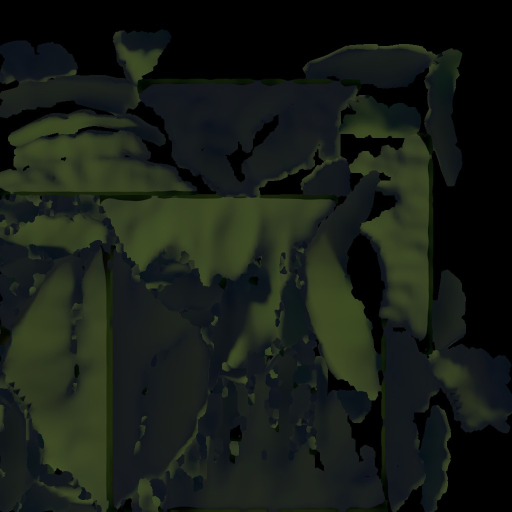
#> input picture assets/beach_bg.jpg, 1024 x 1024 px (shown at 1/2 size)
$ python make_pano.py ../assets/beach_bg.jpg ../assets/beach_far.jpg 1.0
#> lines starting #> are read from the running program, lines starting #| are printed output that depends on the picture
"""Usage: make_pano.py <still> <output_base> [horizon] [options]

Turns one wide film still into a full 360-degree backdrop. The still fills the
quarter of the view straight ahead; mirrored copies carry it round the horizon
(so every join is seamless), and the sky and ground are continued past its top
and bottom edges as soft washes of the edge colours.

horizon   how far down the still eye level sits (0 = top edge, 1 = bottom)
options   plain=right[:0.4]  that side of the still (that fraction of it) has no landmark (sun, tower);
                             the other three quarters are built from it alone,
                             so the landmark appears only once
          skymax             ignore trees poking through the top edge when
                             continuing the sky (for bright daytime skies)
"""
import sys, cv2, numpy as np
src = cv2.imread(sys.argv[1]); out = sys.argv[2]
#> further down, src is the input picture: shape (1024, 1024, 3); mean B, G, R 22, 28.7, 23.1
HORIZON = float(sys.argv[3]) if len(sys.argv) > 3 else 0.5
opts = dict(o.split('=') if '=' in o else (o, '1') for o in sys.argv[4:])
h0, w0 = src.shape[:2]
#> h0 = 1024; w0 = 1024
W, H = 8192, 4096
tile = W // 4
sh = int(round(h0 * tile / w0))
#> sh = 2048
still = cv2.resize(src, (tile, sh), interpolation=cv2.INTER_LANCZOS4 if w0 < tile else cv2.INTER_AREA)
blur = cv2.GaussianBlur(still, (0, 0), 1.2); still = cv2.addWeighted(still, 1.3, blur, -0.3, 0)
if 'plain' in opts:
    side, _, frac = opts['plain'].partition(':')
    frac = float(frac) if frac else 0.5                              # how much of the still, from that side, is plain
    o = still if side == 'right' else still[:, ::-1]                 # landmark first, plain part last
    half = cv2.resize(o[:, int(tile * (1 - frac)):], (tile // 2, sh), interpolation=cv2.INTER_CUBIC)
    plain = np.concatenate([half[:, ::-1], half], axis=1)            # starts and ends on the still's plain edge
    # Ease the last plain tile into the still's landmark-side edge: its final stretch
    # takes on the colours of the still's first column, so a glow there fades out smoothly.
    last = plain.astype(np.float32)
    m = int(tile * 0.18)
    r = np.linspace(0, 1, m); r = (r * r * (3 - 2 * r))[None, :, None]
    last[:, -m:] = last[:, -m:] * (1 - r) + o[:, :3].astype(np.float32).mean(1, keepdims=True) * r
    strip = np.concatenate([o, plain, plain, last.astype(np.uint8)], axis=1)
    if side != 'right':
        strip = np.roll(strip[:, ::-1], tile, axis=1)
else:
    strip = np.concatenate([still, still[:, ::-1], still, still[:, ::-1]], axis=1)
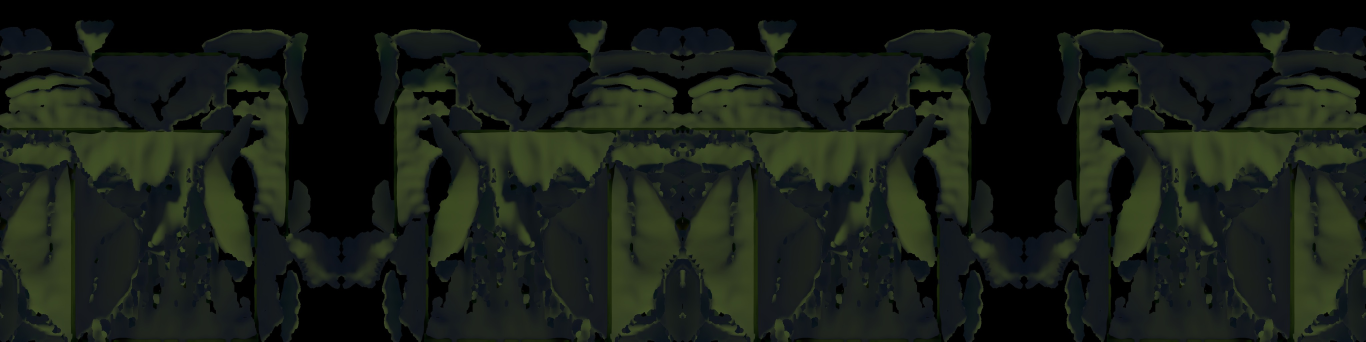
#> strip: shape (2048, 8192, 3) (shown at 1/6 size); mean B, G, R 22, 28.7, 23.2
strip = np.roll(strip, W // 2 - tile // 2, axis=1)                   # the still itself sits straight ahead
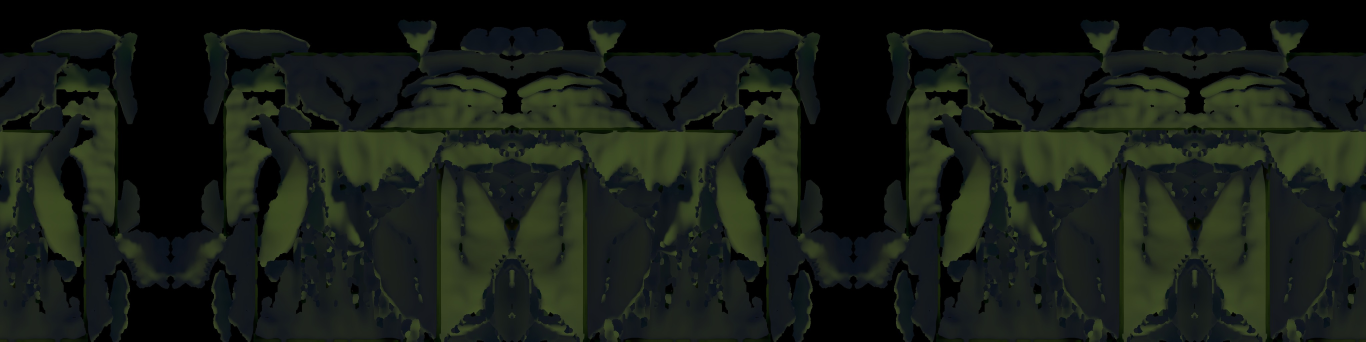
#> strip: shape (2048, 8192, 3) (shown at 1/6 size); mean B, G, R 22, 28.7, 23.2
# Let the top and bottom of the picture dissolve into haze, so the washes beyond start softly.
def haze(rows_idx, strength_of):
    for y in rows_idx:
        k = strength_of(y)
        if k <= 0: continue
        row = strip[y:y + 1].astype(np.float32)
        sig = 2 + k * 120
        pad = int(sig * 3 + 2)
        big = np.concatenate([row[:, -pad:], row, row[:, :pad]], axis=1)
        soft = cv2.GaussianBlur(big, (0, 0), sigmaX=sig, sigmaY=0.01)[:, pad:-pad]
        strip[y] = (row * (1 - k) + soft * k)[0].astype(np.uint8)
nt, nb = int(sh * float(opts.get('fadetop', 0.10))), int(sh * float(opts.get('fadebottom', 0.06)))
#> nt = 204; nb = 122
haze(range(nt), lambda y: (1 - y / max(1, nt)) ** 1.5)
haze(range(sh - nb, sh), lambda y: ((y - (sh - nb)) / max(1, nb)) ** 1.5)
top = int(H / 2 - HORIZON * sh); bot = top + sh
#> after `top = int(H / 2 - HORIZON * sh)`: top = 0
#> after `bot = top + sh`: bot = 2048
pano = np.zeros((H, W, 3), np.float32)
pano[max(0, top):min(H, bot)] = strip[max(0, -top):sh - max(0, bot - H)]

def wrap_blur(row, sigma):
    pad = int(min(row.shape[1], sigma * 3 + 2))
    big = np.concatenate([row[:, -pad:], row, row[:, :pad]], axis=1)
    return cv2.GaussianBlur(big, (0, 0), sigmaX=sigma, sigmaY=0.01)[:, pad:-pad]

def extend(edge, n, bright=False):
    """Continue past an edge: each row is the edge colours, blurred wider the further out, easing to their mean."""
#> called with edge = array of shape (1, 8192, 3), n = 2048, bright = False
    S = 8
    row = cv2.resize(edge.astype(np.float32), (W // S, 1), interpolation=cv2.INTER_AREA)
#> row = 1024 rows, first 8: [15.5, 34.5, 25.5], [15.67, 34.5, 25.5], [15.62, 34.35, 25.35], [15.73, 34.33, 25.35], [15.54, 34.21, 25.35], [16, 33.98, 25.04], [16.06, 34, 25], [16.25, 34, 25]
    if bright:
        row = cv2.dilate(row, np.ones((1, 61), np.uint8))
    mean = row.reshape(-1, 3).mean(0)
#> mean = [13.41, 21.72, 15.58]
    ns = max(1, int(np.ceil(n / S)))
    rows = np.empty((ns, W // S, 3), np.float32)
    for i in range(ns):
        t = i / max(1, ns - 1)
        r = wrap_blur(row, 3 + (t ** 0.8) * 160)
        rows[i] = r[0] * (1 - t ** 1.4) + mean * (t ** 1.4)
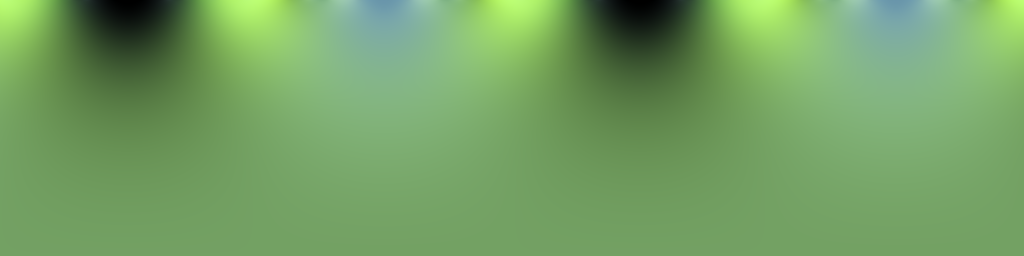
#> rows: shape (256, 1024, 3) float32; mean of channels 0, 1, 2 13.4, 21.7, 15.6; drawn with min black and max white
    return cv2.resize(rows, (W, ns * S), interpolation=cv2.INTER_CUBIC)[:n]

if top > 0:
    pano[:top] = extend(strip[:6].mean(0, keepdims=True), top, 'skymax' in opts)[::-1]
if bot < H:
    pano[bot:] = extend(strip[-6:].mean(0, keepdims=True), H - bot)
for y in (top, bot):
    if 0 < y < H:
        a, b = max(0, y - 40), min(H, y + 40)
        seg = cv2.GaussianBlur(pano[a:b], (0, 0), 6)
        wgt = (1 - np.abs(np.linspace(-1, 1, b - a)))[:, None, None] ** 1.5
        pano[a:b] = pano[a:b] * (1 - wgt) + seg * wgt
pano = np.clip(pano, 0, 255).astype(np.uint8)
cv2.imwrite(out + '_8k.jpg', pano, [cv2.IMWRITE_JPEG_QUALITY, 92])
cv2.imwrite(out + '_4k.jpg', cv2.resize(pano, (4096, 2048), interpolation=cv2.INTER_AREA), [cv2.IMWRITE_JPEG_QUALITY, 92])
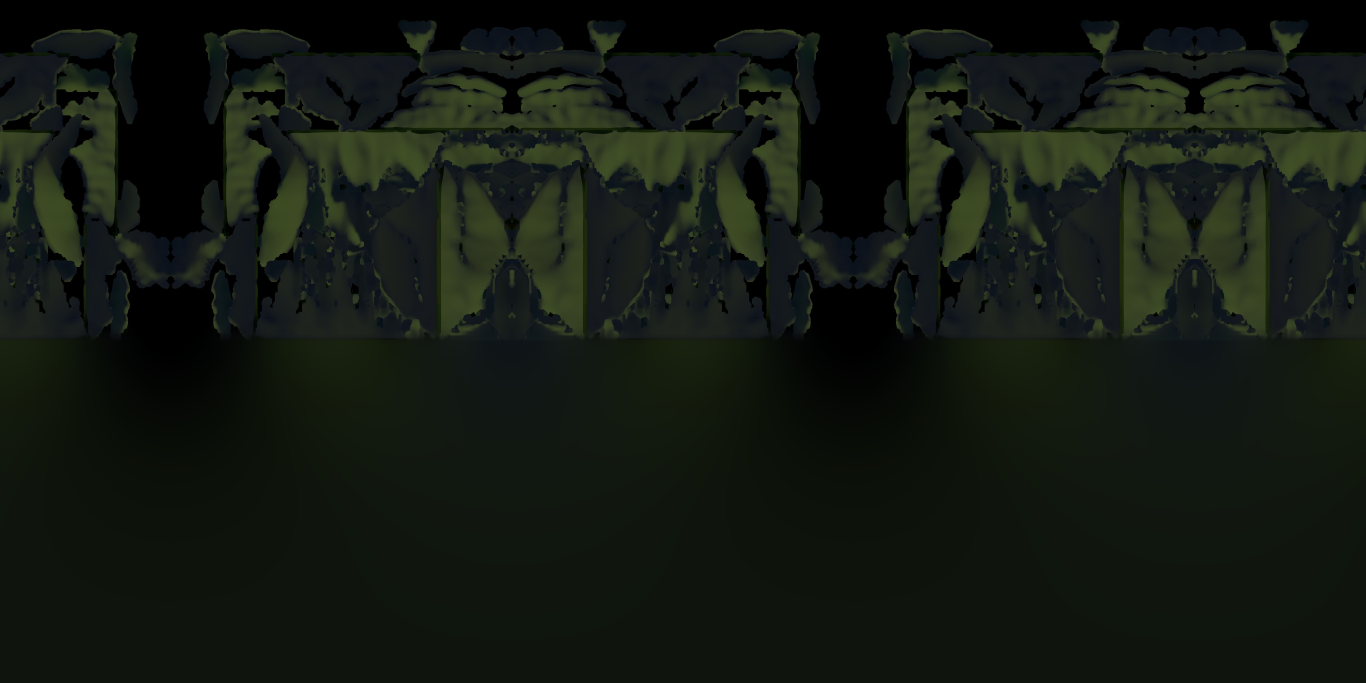
#> saved as beach_far.jpg_4k.jpg: shape (2048, 4096, 3) (shown at 1/3 size); mean B, G, R 17.5, 25, 19.1
cv2.imwrite(out + '_preview.jpg', cv2.resize(pano, (1600, 800), interpolation=cv2.INTER_AREA))
g = strip[-max(2, int(sh * 0.12)):].reshape(-1, 3)
hexc = lambda v: '#%02x%02x%02x' % tuple(int(x) for x in v[::-1])
print(out.split('/')[-1], 'ground', hexc(g.mean(0)), 'light', hexc(np.percentile(g, 80, axis=0)), 'dark', hexc(np.percentile(g, 20, axis=0)))
#| beach_far.jpg ground #161b17 light #1d231e dark #0d140f

$ run again, on assets/beach_thumb.jpg
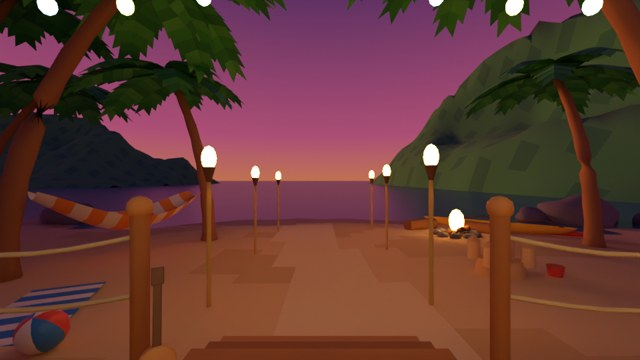
#> input picture assets/beach_thumb.jpg, 640 x 360 px
#> src is the input picture: shape (360, 640, 3); mean B, G, R 51.7, 58.1, 98.1
#> row = 1024 rows, first 8: [80.19, 50.5, 83.81], [80.65, 50.5, 84.17], [80.83, 50.5, 84.46], [81.33, 50.83, 84.75], [81.5, 51, 84.83], [81.5, 51, 84.83], [81.15, 51.21, 84.83], [81.42, 51.4, 84.83]
#> mean = [72.89, 77.65, 88.84]
#> after the loop in extend, `for i in range(ns):`:
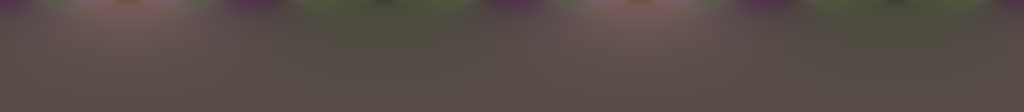
#> rows: shape (112, 1024, 3) float32; mean of channels 0, 1, 2 72.9, 77.7, 88.8; drawn as B, G, R
#> row = 1024 rows, first 8: [23.5, 48, 105.3], [23.5, 48, 105.3], [23.5, 48, 105.4], [23.5, 48, 105.5], [23.5, 48, 105.5], [23.5, 48, 105.5], [23.5, 48, 105.5], [23.5, 48, 105.5]
#> `cv2.imwrite(out + '_4k.jpg', cv2.resize(pano, (4096, 2048), interpolat..`:
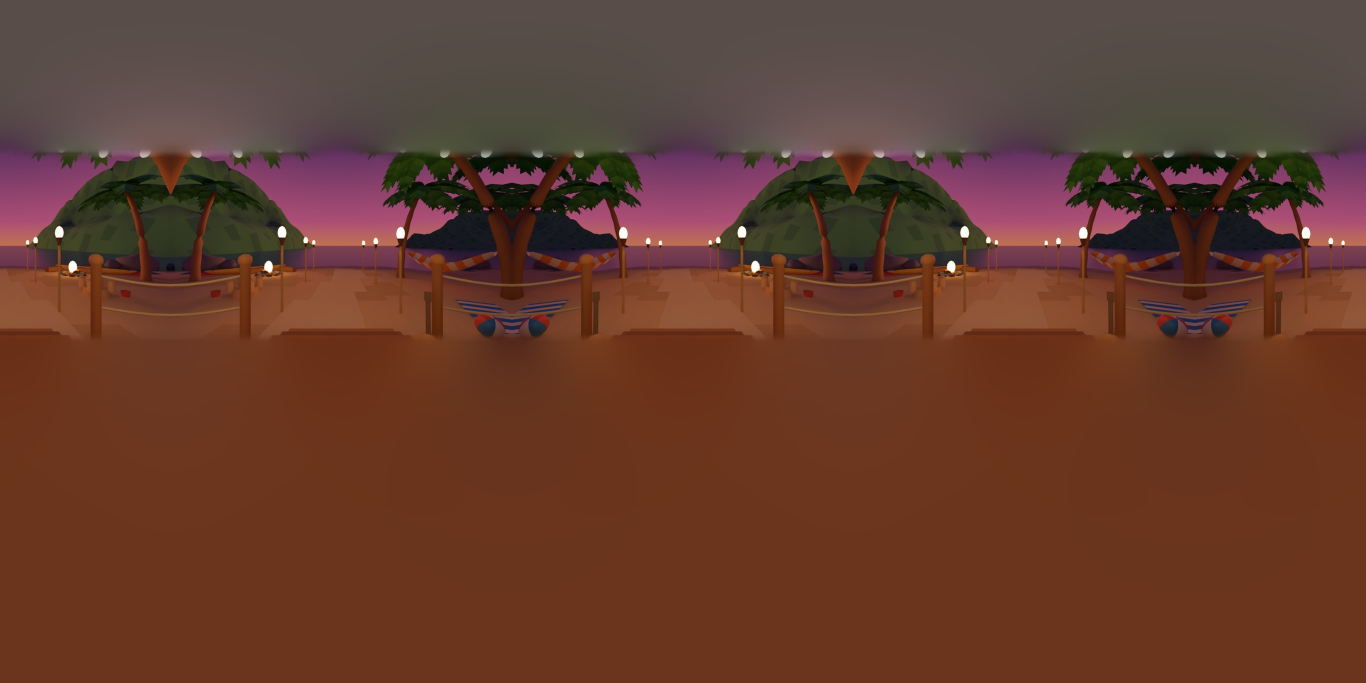
#> saved as beach_thumb.jpg_4k.jpg: shape (2048, 4096, 3) (shown at 1/3 size); mean B, G, R 44.9, 59.6, 100.3
#| beach_thumb.jpg ground #723d26 light #864c30 dark #673019
